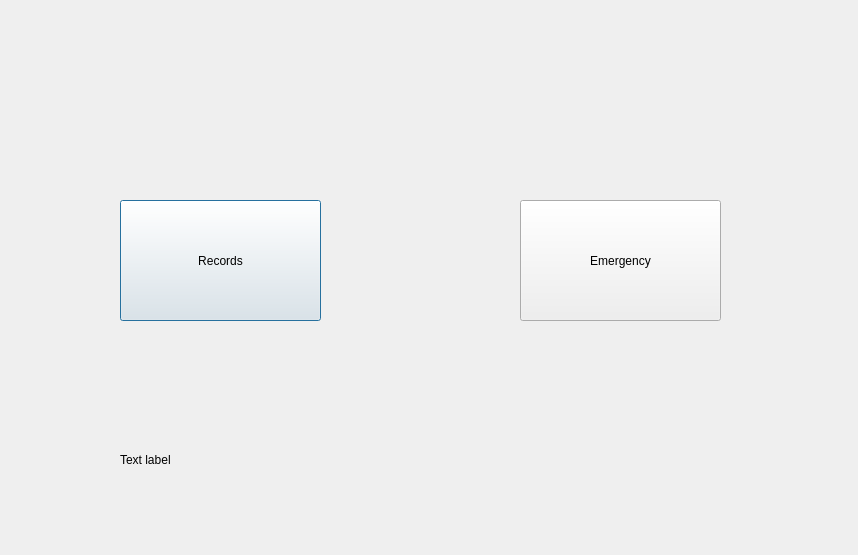
<?xml version="1.0" encoding="UTF-8"?>
<ui version="4.0">
 <class>patientsinfo</class>
 <widget class="QDialog" name="patientsinfo">
  <property name="geometry">
   <rect>
    <x>0</x>
    <y>0</y>
    <width>858</width>
    <height>555</height>
   </rect>
  </property>
  <property name="windowTitle">
   <string>Dialog</string>
  </property>
  <widget class="QLabel" name="label_sec_status">
   <property name="geometry">
    <rect>
     <x>120</x>
     <y>450</y>
     <width>63</width>
     <height>20</height>
    </rect>
   </property>
   <property name="text">
    <string>Text label</string>
   </property>
  </widget>
  <widget class="QPushButton" name="pushButton_2">
   <property name="geometry">
    <rect>
     <x>120</x>
     <y>200</y>
     <width>201</width>
     <height>121</height>
    </rect>
   </property>
   <property name="text">
    <string>Records</string>
   </property>
  </widget>
  <widget class="QPushButton" name="pushButton_3">
   <property name="geometry">
    <rect>
     <x>520</x>
     <y>200</y>
     <width>201</width>
     <height>121</height>
    </rect>
   </property>
   <property name="text">
    <string>Emergency</string>
   </property>
  </widget>
 </widget>
 <resources/>
 <connections/>
</ui>
